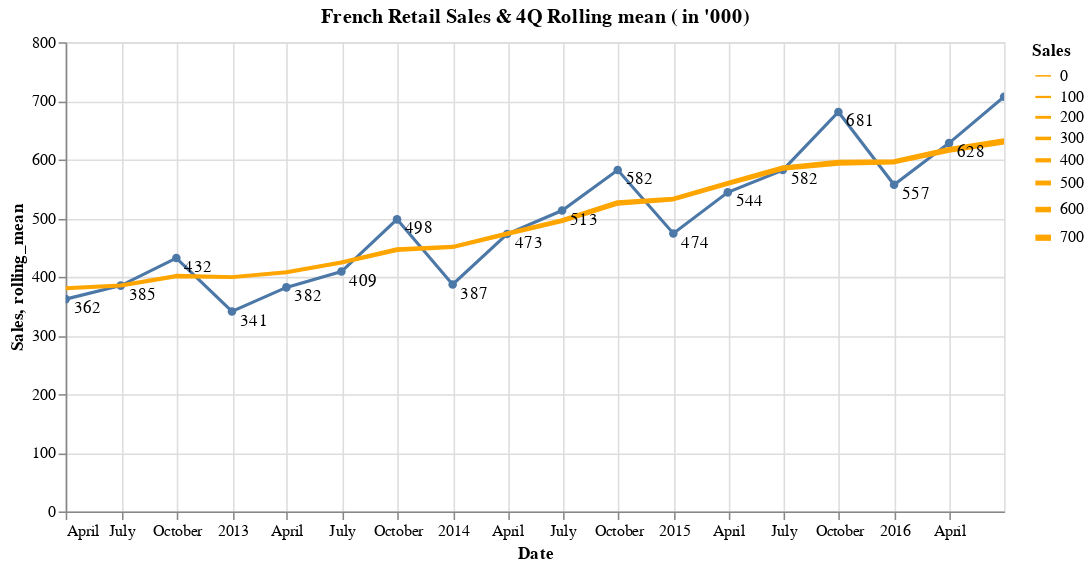

Notebook cell for this chart:
### Markdown cell above
>Tip: Matplotlib and Seaborn create static charts, whereas plots created with Altair are interactive. You can hover over the data points to read tooltips. The most useful feature is the ability to zoom-in and out. Time series data can be dense and it's important to check each time period to get insights. With zoom-in/out, it can be done iteractively without slicing the time series. Altair's [documentation and example library](https://altair-viz.github.io/user_guide/interactions.html) is great.

### Code cell
#collapse-hide
#Create line chart for Training data. index is reset to use Date column
train_chart=alt.Chart(train.reset_index()).mark_line(point=True).encode(
    x='Date', 
    y='Sales', 
    tooltip=['Date', 'Sales'])

#Create Rolling mean. This centered rolling mean 
rolling_mean = alt.Chart(train.reset_index()).mark_trail(
    color='orange',
    size=1
).transform_window(
    rolling_mean='mean(Sales)',
    frame=[-4,4]
).encode(
    x='Date:T',
    y='rolling_mean:Q',
    size='Sales'
)

#Add data labels
text = train_chart.mark_text(
    align='left',
    baseline='top',
    dx=5  # Nudges text to right so it doesn't appear on top of the bar
).encode(
    text='Sales:Q'
)

#Add zoom-in/out
scales = alt.selection_interval(bind='scales')

#Combine everything
(train_chart + rolling_mean +text).properties(
    width=600, 
    title="French Retail Sales & 4Q Rolling mean ( in '000)").add_selection(
    scales
)

### Figure 1 — Vega-Lite specification as saved in the notebook (floating-point values rounded to 4 significant figures)
{"config": {"view": {"continuousWidth": 400, "continuousHeight": 300}}, "layer": [{"data": {"name": "data-74dd0b556d75380e7718fb4a77af8d68"}, "mark": {"type": "line", "point": true}, "encoding": {"tooltip": [{"type": "temporal", "field": "Date"}, {"type": "quantitative", "field": "Sales"}], "x": {"type": "temporal", "field": "Date"}, "y": {"type": "quantitative", "field": "Sales"}}, "selection": {"selector001": {"type": "interval", "bind": "scales"}}}, {"data": {"name": "data-74dd0b556d75380e7718fb4a77af8d68"}, "mark": {"type": "trail", "color": "orange", "size": 1}, "encoding": {"size": {"type": "quantitative", "field": "Sales"}, "x": {"type": "temporal", "field": "Date"}, "y": {"type": "quantitative", "field": "rolling_mean"}}, "transform": [{"window": [{"op": "mean", "field": "Sales", "as": "rolling_mean"}], "frame": [-4, 4]}]}, {"data": {"name": "data-74dd0b556d75380e7718fb4a77af8d68"}, "mark": {"type": "text", "align": "left", "baseline": "top", "dx": 5}, "encoding": {"text": {"type": "quantitative", "field": "Sales"}, "tooltip": [{"type": "temporal", "field": "Date"}, {"type": "quantitative", "field": "Sales"}], "x": {"type": "temporal", "field": "Date"}, "y": {"type": "quantitative", "field": "Sales"}}}], "title": "French Retail Sales & 4Q Rolling mean ( in '000)", "width": 600, "$schema": "https://vega.github.io/schema/vega-lite/v4.0.2.json", "datasets": {"data-74dd0b556d75380e7718fb4a77af8d68": [{"Date": "2012-03-31T00:00:00", "Sales": 362.0}, {"Date": "2012-06-30T00:00:00", "Sales": 385.0}, {"Date": "2012-09-30T00:00:00", "Sales": 432.0}, {"Date": "2012-12-31T00:00:00", "Sales": 341.0}, {"Date": "2013-03-31T00:00:00", "Sales": 382.0}, {"Date": "2013-06-30T00:00:00", "Sales": 409.0}, {"Date": "2013-09-30T00:00:00", "Sales": 498.0}, {"Date": "2013-12-31T00:00:00", "Sales": 387.0}, {"Date": "2014-03-31T00:00:00", "Sales": 473.0}, {"Date": "2014-06-30T00:00:00", "Sales": 513.0}, {"Date": "2014-09-30T00:00:00", "Sales": 582.0}, {"Date": "2014-12-31T00:00:00", "Sales": 474.0}, {"Date": "2015-03-31T00:00:00", "Sales": 544.0}, {"Date": "2015-06-30T00:00:00", "Sales": 582.0}, {"Date": "2015-09-30T00:00:00", "Sales": 681.0}, {"Date": "2015-12-31T00:00:00", "Sales": 557.0}, {"Date": "2016-03-31T00:00:00", "Sales": 628.0}, {"Date": "2016-06-30T00:00:00", "Sales": 707.0}]}}
